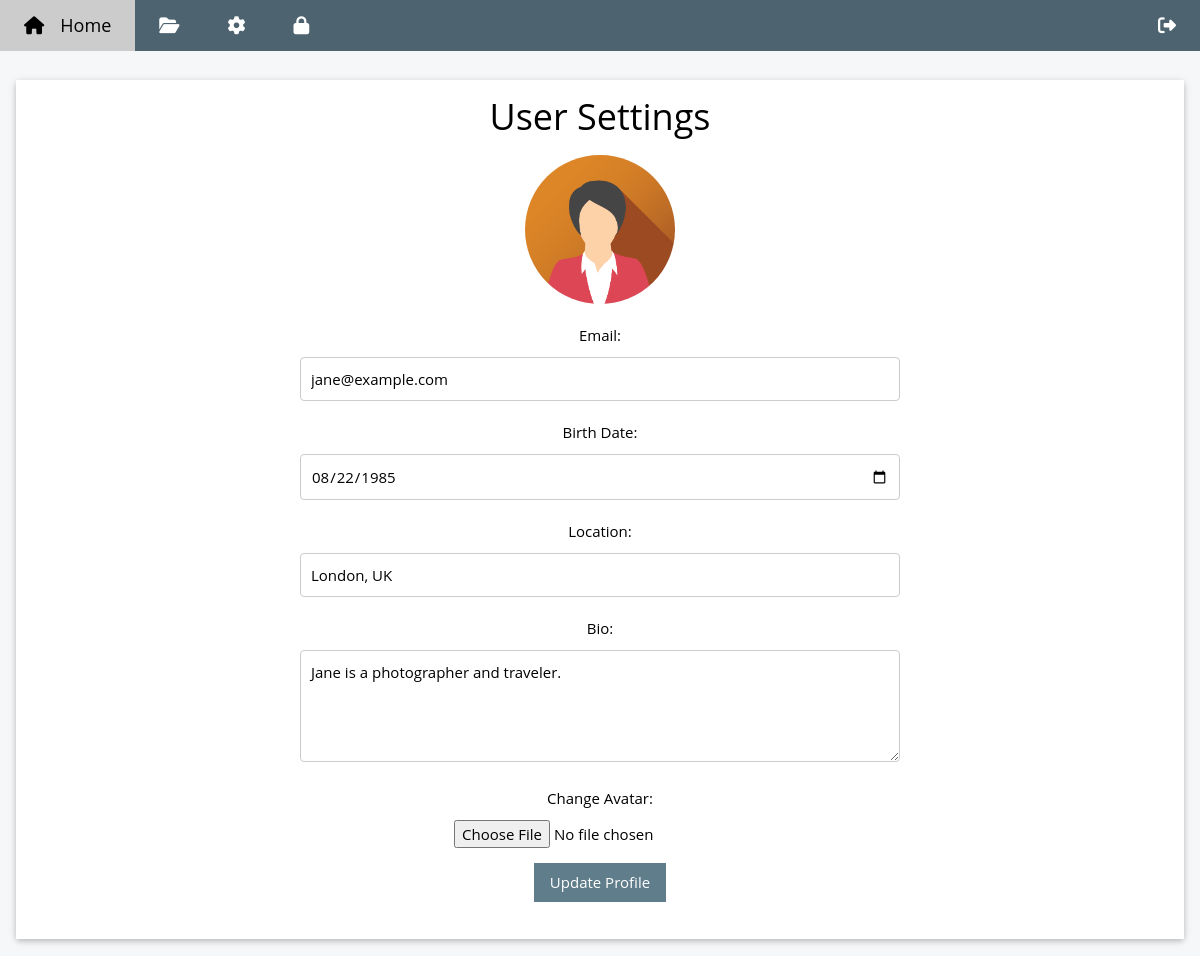
/settings.php (signed in), run on the app's committed database.
### tables this page shows
CREATE TABLE `userinfos` (
  `userid` int(11) NOT NULL,
  `birthdate` date DEFAULT NULL,
  `location` varchar(100) DEFAULT NULL,
  `bio` text,
  `avatar` varchar(100) NOT NULL
);

CREATE TABLE `users` (
  `id` int(11) NOT NULL,
  `login` varchar(50) NOT NULL,
  `email` varchar(100) NOT NULL,
  `pwhash` varchar(255) NOT NULL
);

### web/settings.php (the view, shortened to what this page needs)
<?php
include 'db_connect.php';
$user_id = $_SESSION['user_id'];
$sql = "
    SELECT u.login, u.email, ui.birthdate, ui.location, ui.bio, ui.avatar
    FROM users u
    LEFT JOIN userinfos ui ON u.id = ui.userid
    WHERE u.id = \"" . $user_id . "\"
";
$result = $conn->query($sql);
if ($result->num_rows > 0) {
		$user = $result->fetch_assoc();
} else {
		echo "No results found.";
}
?>
<!DOCTYPE html>
<html>
	<head>
		<link rel="stylesheet" href="./style/w3.css">
		<link rel="stylesheet" href="./style/w3-theme-blue-grey.css">
		<link rel="stylesheet" href="./style/css/fontawesome.css">
		<link href="./style/css/brands.css" rel="stylesheet" />
		<link href="./style/css/solid.css" rel="stylesheet" />
	</head>
	<body class="w3-theme-l5">
		<?php include 'navbar.php'; ?>
		<div class="w3-container w3-content" style="max-width:1400px;margin-top:80px">
			<div class="w3-col m12">
				<div class="w3-card w3-round">
					<div class="w3-container w3-center center-c w3-white">
    				<h1>User Settings</h1>
		      </div>
					<div class="w3-container w3-center center-c w3-white  w3-margin-bottom w3-padding-bottom">
						<form method="POST" action="settings.php" enctype="multipart/form-data">
								<?php if ($user['avatar']): ?>
								    <img src="<?= $user['avatar'] ?>" alt="Avatar" class="avatar">
								<?php endif; ?>
								<label for="email">Email:</label>
								<input type="email" id="email" name="email" value="<?= htmlspecialchars($user['email']) ?>" required>
								<label for="birthdate">Birth Date:</label>
								<input type="date" id="birthdate" name="birthdate" value="<?= htmlspecialchars($user['birthdate']) ?>" required>
								<label for="location">Location:</label>
								<input type="text" id="location" name="location" value="<?= htmlspecialchars($user['location']) ?>">
								<label for="bio">Bio:</label>
								<textarea id="bio" name="bio" rows="4"><?= htmlspecialchars($user['bio']) ?></textarea>
								<label for="avatar">Change Avatar:</label>
								<input type="file" id="avatar" name="avatar" accept="image/*">
								<br/>
								<p>
									<button type="submit" class="w3-button w3-theme w3-padding">Update Profile</button>
								</p>
						</form>
								<br/>
			</div>
		</div>
	</div>
</body>
</html>

### web/style/w3.css (style rules this page uses)
*,*:before,*:after { box-sizing:inherit }
html { -ms-text-size-adjust:100%;-webkit-text-size-adjust:100% }
body { margin:0 }
img { border-style:none }
button,input,select,textarea,optgroup { font:inherit;margin:0 }
button,input { overflow:visible }
button,select { text-transform:none }
button,[type=button],[type=reset],[type=submit] { -webkit-appearance:button }
textarea { overflow:auto }
html,body { font-family:Verdana,sans-serif;font-size:15px;line-height:1.5 }
html { overflow-x:hidden }
h1 { font-size:36px }
h1,h2,h3,h4,h5,h6 { font-family:"Segoe UI",Arial,sans-serif;font-weight:400;margin:10px 0 }
img { vertical-align:middle }
.w3-btn,.w3-button { border:none;display:inline-block;padding:8px 16px;vertical-align:middle;overflow:hidden;text-decoration:none;color:inherit;background-color:inherit;text-align:center;cursor:pointer;white-space:nowrap }
.w3-btn,.w3-button { -webkit-touch-callout:none;-webkit-user-select:none;-khtml-user-select:none;-moz-user-select:none;-ms-user-select:none;user-select:none }
.w3-container:after,.w3-container:before,.w3-panel:after,.w3-panel:before,.w3-row:after,.w3-row:before,.w3-row-padding:after,.w3-row-padding:before, .w3-cell-row:before,.w3-cell-row:after,.w3-clear:after,.w3-clear:before,.w3-bar:before,.w3-bar:after { content:"";display:table;clear:both }
.w3-col,.w3-half,.w3-third,.w3-twothird,.w3-threequarter,.w3-quarter { float:left;width:100% }
@media (min-width:601px) { .w3-col.m12 { width:99.99999% } }
.w3-content,.w3-auto { margin-left:auto;margin-right:auto }
.w3-content { max-width:980px }
.w3-round,.w3-round-medium { border-radius:4px }
.w3-container,.w3-panel { padding:0.01em 16px }
.w3-card,.w3-card-2 { box-shadow:0 2px 5px 0 rgba(0,0,0,0.16),0 2px 10px 0 rgba(0,0,0,0.12) }
.w3-center { text-align:center!important }
.w3-margin-bottom { margin-bottom:16px!important }
.w3-padding { padding:8px 16px!important }
.w3-white,.w3-hover-white:hover { color:#000!important;background-color:#fff!important }

### web/style/w3-theme-blue-grey.css (style rules this page uses)
.w3-theme-l5 { color:#000 !important; background-color:#f5f7f8 !important }
.w3-theme { color:#fff !important; background-color:#607d8b !important }

### web/style/css/brands.css (style rules this page uses)
:root, :host { --fa-style-family-brands: 'Font Awesome 6 Brands'; --fa-font-brands: normal 400 1em/1 'Font Awesome 6 Brands'; }

### web/style/css/solid.css (style rules this page uses)
:root, :host { --fa-style-family-classic: 'Font Awesome 6 Free'; --fa-font-solid: normal 900 1em/1 'Font Awesome 6 Free'; }

### web/settings.php (style rules this page uses)
html, body, h1, h2, h3, h4, h5 { font-family: "Open Sans", sans-serif }
form { width: 100%; max-width: 600px; margin: 0 auto; }
label { display: block; margin-bottom: 10px; }
input[type="text"], input[type="email"], input[type="date"], textarea { width: 100%; padding: 10px; margin-bottom: 20px; border: 1px solid #ccc; border-radius: 4px; }
img.avatar { max-width: 150px; height: auto; margin-bottom: 20px; border-radius: 50%; }

### data on the page
userinfos: avatar (picture), email "jane@example.com", birthdate "08/22/1985", location "London, UK", bio "Jane is a photographer and traveler."
